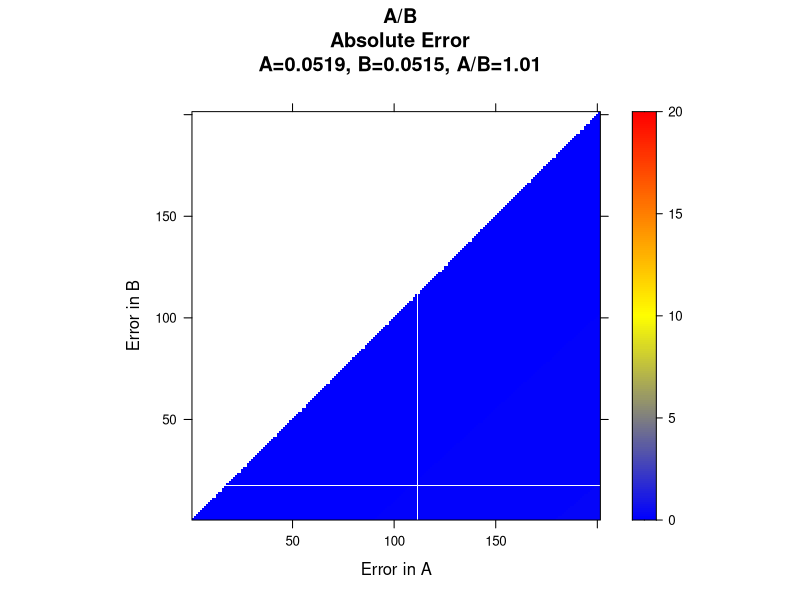
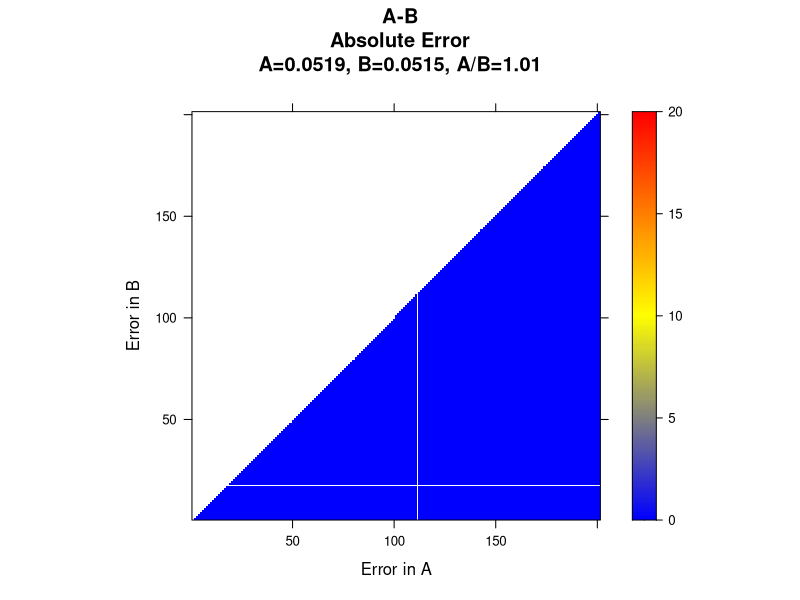
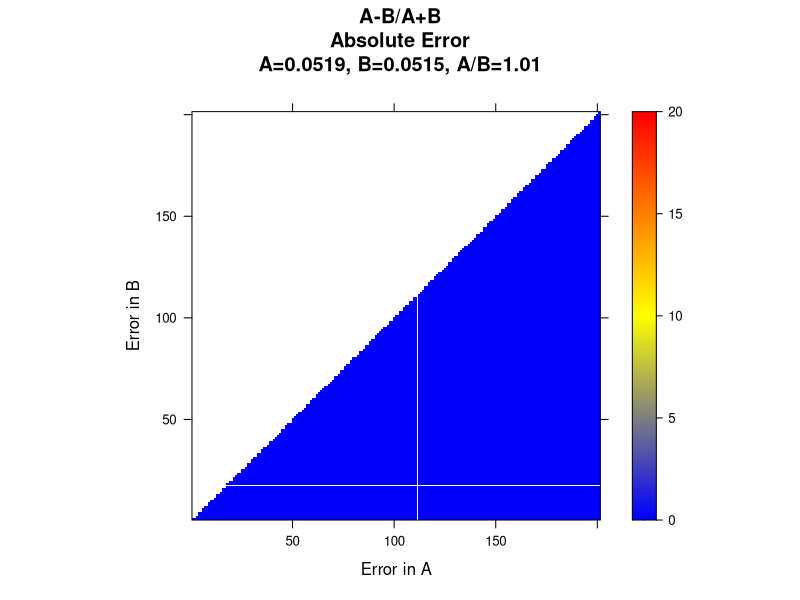
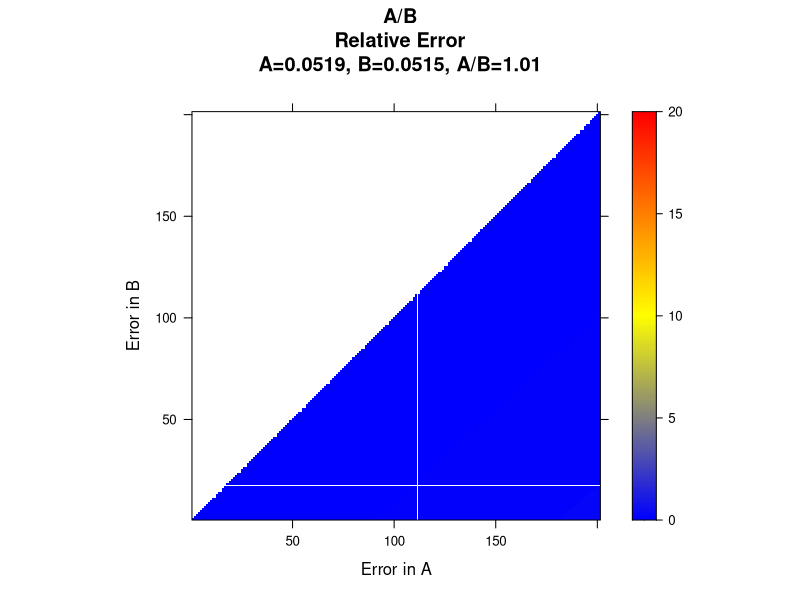
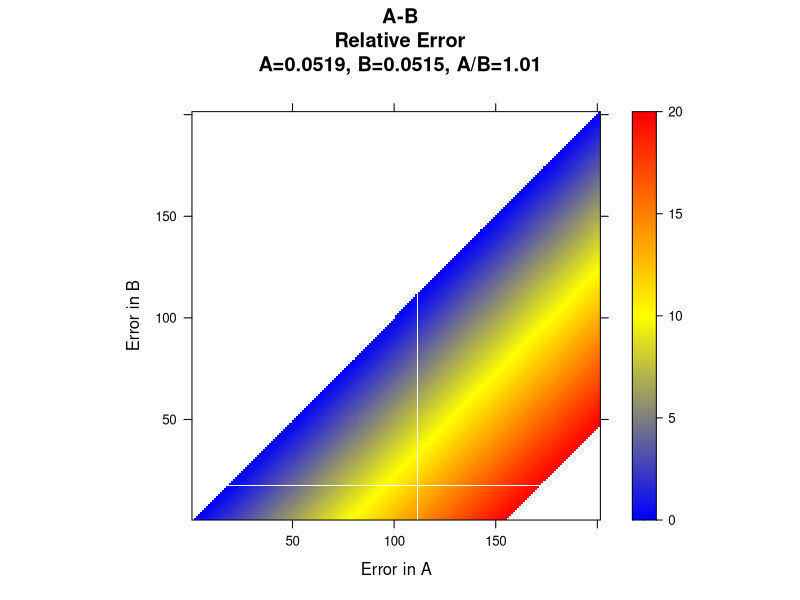
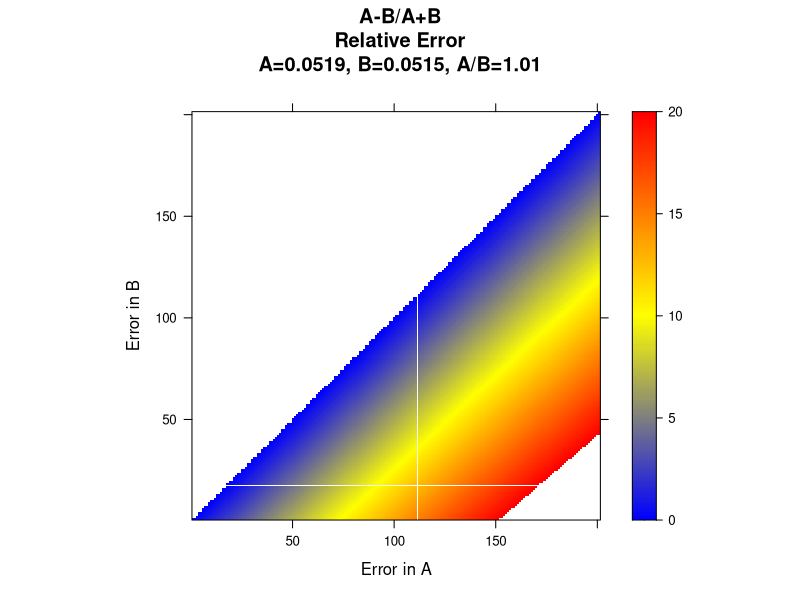
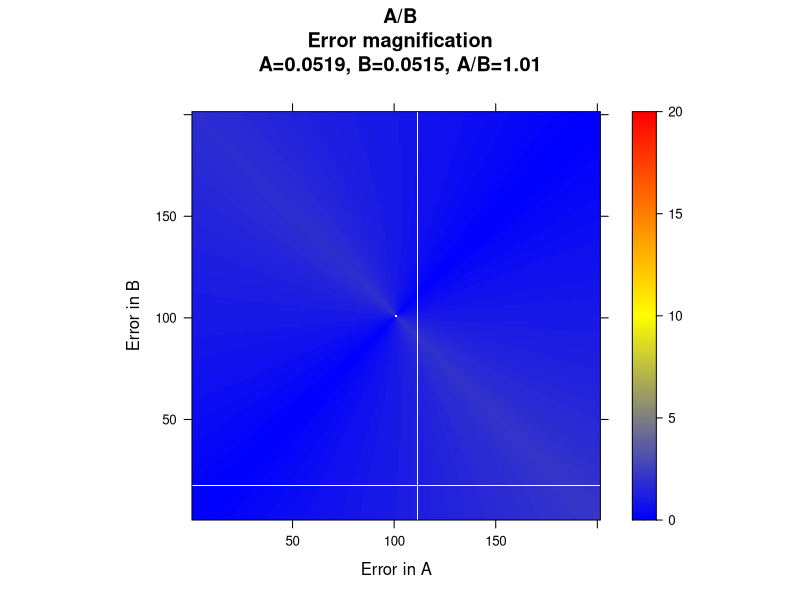
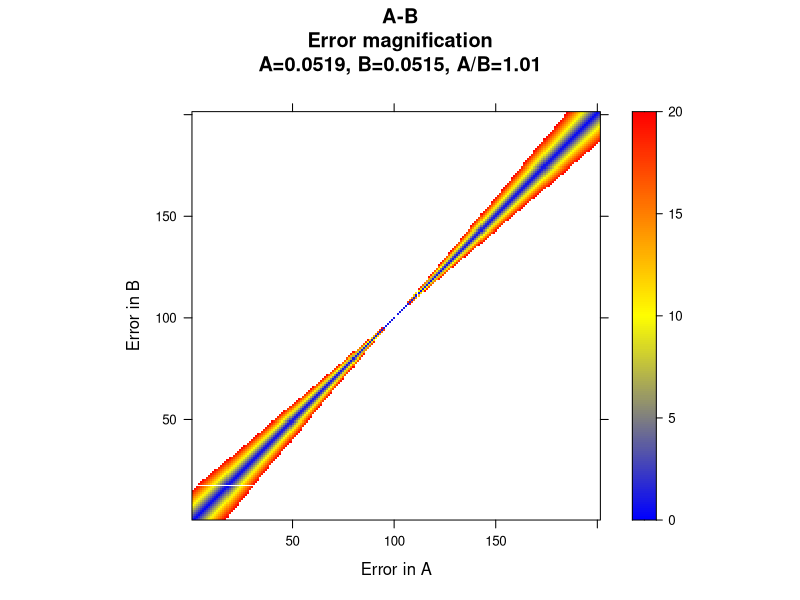

Recreate these plots in R, in order.

setwd ("/Users/Bill/D/rdv-framework/projects/aMinusBoverAplusB")
getwd ()

# A,B values to use (from Lola in combinations.xlsx)
# A/B    A	B				
# ~1	530	570	5.19E-02	5.15E-02	1.01E+00
# 1.13  550 530 5.89E-02    5.19E-02    1.13E+00
# 1.71  720 740 0.26 	    0.152 	    1.71E+00
# 1.5	550	510	5.89E-02	3.25E-02	1.81E+00	
# 2	    700	670	5.93E-02	2.99E-02	1.98E+00	
# 4	    800	705	3.13E-01	7.94E-02	3.94E+00	
# 6	    800	550	3.13E-01	5.89E-02	5.31E+00	
# 10	800	670	3.13E-01	2.99E-02	1.05E+01	this would be the NDVI, for this spectrum the ratio is even higher

A_wavelengths = c ("530", "550", "720", "550", "700", "800", "800", "800")
B_wavelengths = c ("570", "530", "740", "510", "670", "705", "550", "670")
A_values = c (5.19E-02, 5.89E-02, 0.260, 5.89E-02, 5.93E-02, 3.13E-01, 3.13E-01, 3.13E-01)
B_values = c (5.15E-02, 5.19E-02, 0.152, 3.25E-02, 2.99E-02, 7.94E-02, 5.89E-02, 2.99E-02)
AoverB_values = c (1.01E+00, 1.13E+00, 1.71E+00, 1.81E+00, 1.98E+00, 3.94E+00, 5.31E+00, 1.05E+01)
AoverB_fileLabels = c ("AoverB_1.01__A_5.19E-02__B_5.15E-02__", 
                       "AoverB_1.13__A_5.89E-02__B_5.19E-02__", 
                       "AoverB_1.71__A_0.26__B_0.152__", 
                       "AoverB_1.81__A_5.89E-02__B_3.25E-02__", 
                       "AoverB_1.98__A_5.93E-02__B_2.99E-02__", 
                       "AoverB_3.94__A_3.13E-01__B_7.94E-02__", 
                       "AoverB_5.31__A_3.13E-01__B_5.89E-02__", 
                       "AoverB_10.5__A_3.13E-01__B_2.99E-02__")


#  cor = correct
#  app = apparent, i.e., correct plus error
#  err = error
#  abs = absolute
#  absVal = absolute value
#  frac = fractional
#  rel = relative
#  seq = sequence
#  mult = multiplier
#  mat = matrix
#  cur = current
#  mag = magnification

library(lattice)
library(MASS)

makeLevelPlots = function (numRows, numCols, mat, plot.title, csv.filename)
    {
    #  Legend values here refer to the plot legends, 
    #  while Data values refer to the values in the matrix.
    minLegendVal = 0.0   
    maxLegendVal = 20.0
    
    numCutPts = 200
    cutPts <- seq (minLegendVal, maxLegendVal, maxLegendVal/numCutPts)
    
    #  Create the first matrix so that it has high values that are 
    #  still within the range of the legend's values.
    #  Plot the matrix.
    minDataVal = 0.0
    maxDataVal = maxLegendVal
    #    mat <- matrix (runif (numRows*numCols, minDataVal, maxDataVal), nrow=numRows, ncol=numCols)
    
    #    write.csv (mat, file=csv.filename, row.names=FALSE, col.names=NA)
    write.matrix(mat, file = csv.filename, sep = ",")
    
    plot (levelplot (mat,
                     pretty=FALSE,
                     at=cutPts,
                     xlab = "Error in A",
                     ylab = "Error in B",
                     col.regions=colorRampPalette(c("blue","yellow","red")),
                     main=plot.title
                     )
          )    
    }

computeErrors = function (index.appMat, index.cor, largestInputErr.absValMat)
    {
    absErrMat = index.appMat - index.cor
    relErrMat = absErrMat / index.cor
    errMagMat = abs (relErrMat) / largestInputErr.absValMat
        #  BTL - 2014 03 19 - bug fix
        #  A problem occurs when the input errors are both zero.
        #  There is neither amplification nor correction then, so the 
        #  magnification value should be 1.
        #  Instead, here you will divide by 0 and get a NaN or else, 
        #  your divisor will be a very small approximation to 0 due to 
        #  inexact floating point arithmetic and you'll get some kind 
        #  of calculation done with 0 (or approximately 0) in the numerator 
        #  (since there's no error), and some minute value in the denominator.
        #  This will often give a result that is 0, which implies perfect 
        #  correction of the input error, but there is no input error to 
        #  correct.  So, need to explicitly fix that here by looking for 
        #  any cell that has no input error.  This should only occur in 
        #  one cell, i.e., the center of the matrix, so you should be 
        #  able to just set that cell to 1.  Unfortunately, there's nothing 
        #  to stop someone from handing this routine a matrix that doesn't 
        #  have the zero point at the center of the matrix, so you need to 
        #  explicitly test for it to be safe.
        #  The "isTrue (all.equal())" in the test below is to catch values 
        #  that are not exactly 0 because of floating point arithmetic.  
        #  It's taken from an answer I found in a stackoverflow answer:
        #  http://stackoverflow.com/questions/9508518/why-are-these-numbers-not-equal
    errMagMat [isTRUE (all.equal (largestInputErr.absValMat, 0))] = 1
    
    return (list (absErr=absErrMat, relErr=relErrMat, errMag=errMagMat))
    }

#par (mfrow = c (1,3))    #  pdf() seems to ignore this, so commenting out...

pdf ("aOverBplots.pdf")

for (kkk in 1:length (AoverB_values))
    {
    # A.cor = 0.22
    # B.cor = 0.20
    A.cor = A_values [kkk]
    B.cor = B_values [kkk]
    
    minFracErr = -0.1
    maxFracErr = 0.1
    fracErrStepSize = 0.001
    
 
    A.errSeq = seq (from = minFracErr, to = maxFracErr, by = fracErrStepSize)
    B.errSeq = A.errSeq
    
    A.errMultSeq = 1 + A.errSeq
    B.errMultSeq = 1 + B.errSeq
    
    numRows = length (A.errSeq)
    numCols = length (B.errSeq)
    
    largestInputErr.absValMat = matrix (NA, nrow = numRows, ncol = numCols, byrow = TRUE)
    
    AoverB.appMat = matrix (NA, nrow = numRows, ncol = numCols, byrow = TRUE)
    AminusB.appMat = matrix (NA, nrow = numRows, ncol = numCols, byrow = TRUE)
    AminusBoverAplusB.appMat = 
                        matrix (NA, nrow = numRows, ncol = numCols, byrow = TRUE)
    
    AoverB.cor = A.cor / B.cor
    AminusB.cor = A.cor - B.cor
    AminusBoverAplusB.cor = (A.cor - B.cor) / (A.cor + B.cor)
    
    for (A.curRow in 1:numRows)
        {
        for (B.curCol in 1:numCols)
            {
                #  Compute apparent values of input variables A and B.
            A.app = A.cor * A.errMultSeq [A.curRow]
            B.app = B.cor * B.errMultSeq [B.curCol]
            
                #  Compute apparent values of indices.
            AoverB.appMat [A.curRow, B.curCol] = 
                A.app / B.app        
            AminusB.appMat [A.curRow, B.curCol] = 
                A.app - B.app        
            AminusBoverAplusB.appMat [A.curRow, B.curCol] = 
                (A.app - B.app) / (A.app + B.app)
            
                #  Compute which input error is larger.
            largestInputErr.absValMat [A.curRow, B.curCol] = 
                max (abs (A.errSeq [A.curRow]), abs (B.errSeq [B.curCol]))
            }
        }
    
    AoverB.errors = 
        computeErrors (AoverB.appMat, AoverB.cor, largestInputErr.absValMat)
    AminusB.errors = 
        computeErrors (AminusB.appMat, AminusB.cor, largestInputErr.absValMat)
    AminusBoverAplusB.errors = 
        computeErrors (AminusBoverAplusB.appMat, AminusBoverAplusB.cor, 
                       largestInputErr.absValMat)
    
    diff = AminusB.errors$absErr - AminusBoverAplusB.errors$absErr
    cat ("\n\n*** (A-B absErr) - ((A-B)/(A+B) absErr) = ", sum (diff), "\n")
    head (diff)
    cat ("\n\n***\n\n")
    
    
    AB.values.title.line = paste0 ("\n", 
                                   "A=", A_values [kkk], 
                                   ", B=", B_values [kkk], 
                                   ", A/B=", AoverB_values [kkk])
    
    plot.title = paste0 ("A/B\nAbsolute Error", AB.values.title.line)
    csv.filename = paste0 (AoverB_fileLabels [kkk], "AoverB.absErr", ".csv")
    makeLevelPlots (numRows, numCols, AoverB.errors$absErr, plot.title, csv.filename)
    
    plot.title = paste0 ("A-B\nAbsolute Error", AB.values.title.line)
    csv.filename = paste0 (AoverB_fileLabels [kkk], "AminusB.absErr", ".csv")
    makeLevelPlots (numRows, numCols, AminusB.errors$absErr, plot.title, csv.filename)
    
    plot.title = paste0 ("A-B/A+B\nAbsolute Error", AB.values.title.line)
    csv.filename = paste0 (AoverB_fileLabels [kkk], "AminusBoverAplusB.absErr", ".csv")
    makeLevelPlots (numRows, numCols, AminusBoverAplusB.errors$absErr, plot.title, csv.filename)
    
    
    
    plot.title = paste0 ("A/B\nRelative Error", AB.values.title.line)
    csv.filename = paste0 (AoverB_fileLabels [kkk], "AoverB.relErr", ".csv")
    makeLevelPlots (numRows, numCols, AoverB.errors$relErr, plot.title, csv.filename)
    
    plot.title = paste0 ("A-B\nRelative Error", AB.values.title.line)
    csv.filename = paste0 (AoverB_fileLabels [kkk], "AminusB.relErr", ".csv")
    makeLevelPlots (numRows, numCols, AminusB.errors$relErr, plot.title, csv.filename)
    
    plot.title = paste0 ("A-B/A+B\nRelative Error", AB.values.title.line)
    csv.filename = paste0 (AoverB_fileLabels [kkk], "AminusBoverAplusB.relErr", ".csv")
    makeLevelPlots (numRows, numCols, AminusBoverAplusB.errors$relErr, plot.title, csv.filename)
    
    
    
    plot.title = paste0 ("A/B\nError magnification", AB.values.title.line)
    csv.filename = paste0 (AoverB_fileLabels [kkk], "AoverB.errMag", ".csv")
    makeLevelPlots (numRows, numCols, AoverB.errors$errMag, plot.title, csv.filename)
    
    plot.title = paste0 ("A-B\nError magnification", AB.values.title.line)
    csv.filename = paste0 (AoverB_fileLabels [kkk], "AminusB.errMag", ".csv")
    makeLevelPlots (numRows, numCols, AminusB.errors$errMag, plot.title, csv.filename)
    
    plot.title = paste0 ("A-B/A+B\nError magnification", AB.values.title.line)
    csv.filename = paste0 (AoverB_fileLabels [kkk], "AminusBoverAplusB.errMag", ".csv")
    makeLevelPlots (numRows, numCols, AminusBoverAplusB.errors$errMag, plot.title, csv.filename)
    
    
    # write.table (results,
    #              file = paste (experiment.name, ".csv", sep = ''),
    #              sep = ",",
    #              col.names = TRUE,
    #              row.names = FALSE
    # );
    
    }

dev.off()

